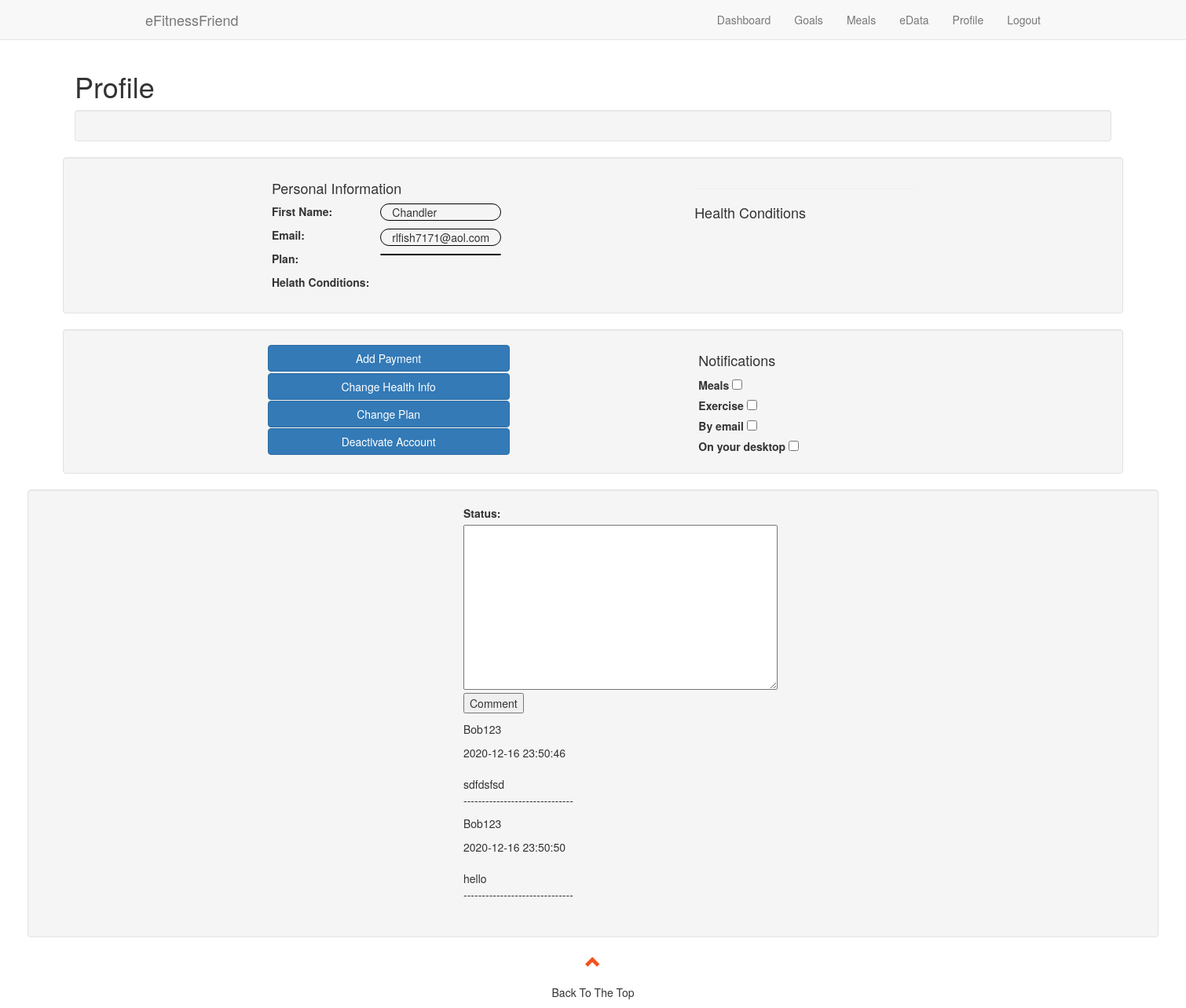
The app's page /profile.php (signed in) with its own data.
### tables this page shows
CREATE TABLE `user_comments` (
  `id` int(11) NOT NULL,
  `user_id` int(11) NOT NULL,
  `date` datetime NOT NULL,
  `message` varchar(500) NOT NULL
);

### commentSystemDis.php (the view, shortened to what this page needs)
<?php
 function getUserComments($con){
 	$sql = "SELECT * FROM user_comments";
 	$result = $con->query($sql);
 	while ($row = $result->fetch_assoc()){
 		echo "<div class='comment-box'><p>";
 echo "<p>" . $_SESSION["useruid"] . "</p>";
 	    echo $row['date']."<br></br>";
 		echo $row['message']. "<br>";
 		echo "<p> ------------------------------</p>";
 		echo "</p></div>";
 	}
 }
 ?>

### records on screen
user_comments: date "2020-12-16 23:50:46", message "sdfdsfsd"
user_comments: date "2020-12-16 23:50:50", message "hello"

### other values on screen
$_SESSION["name"] "Chandler"
$_SESSION["email"] "rlfish7171@aol.com"
